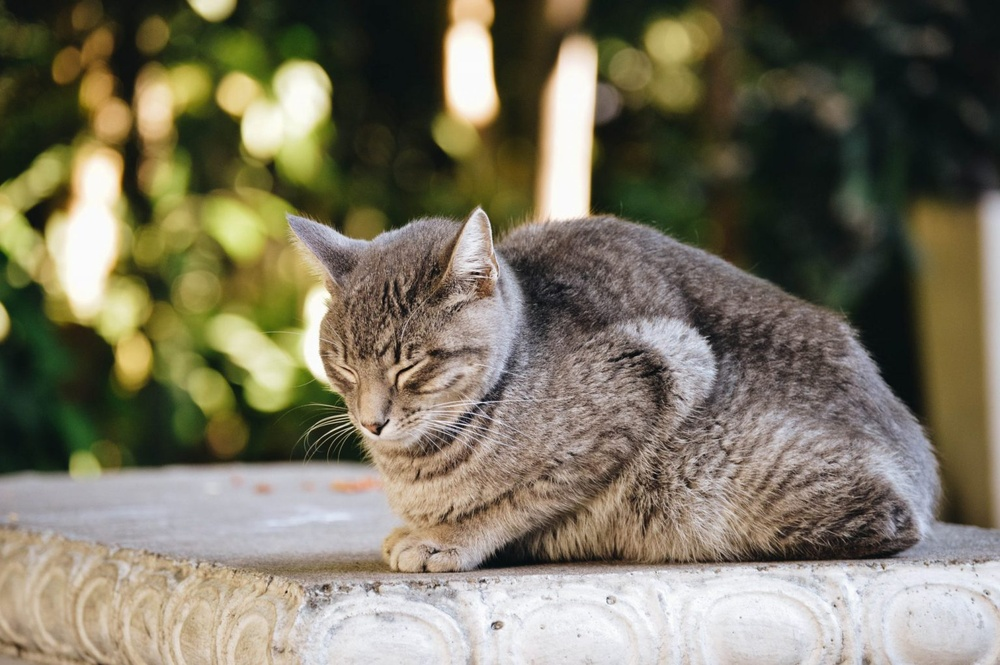
#> input picture 2020_0811_day7/image.jpg, 1000 x 665 px, shrunk from 1536 x 1022 before the run
$ python adaptive_thresholding.py --image image.jpg
#> lines starting #> are read from the running program, lines starting #| are printed output that depends on the picture; after the words box and inside, x2 and y2 are one past the last pixel; in counts of white or black regions, pixels touching at a corner belong together
# adaptive thresholding : 픽셀의 작은 이웃을 고려하여 최적의 T 값을 찾는 방법
# 픽셀 강도의 범위가 극적일때,
# T의 최적값이 이미지의 다른 부분에 따라 달라질 수 있는 경우 사용
import numpy as np
import argparse
import cv2

ap = argparse.ArgumentParser()
ap.add_argument("-i", "--image", required=True, help="Path to the image")
args = vars(ap.parse_args())

image = cv2.imread(args["image"])
#> image is the input picture: shape (665, 1000, 3); mean B, G, R 97.4, 116.9, 122.5
cv2.imshow("Original", image)

image = cv2.cvtColor(image, cv2.COLOR_BGR2GRAY)
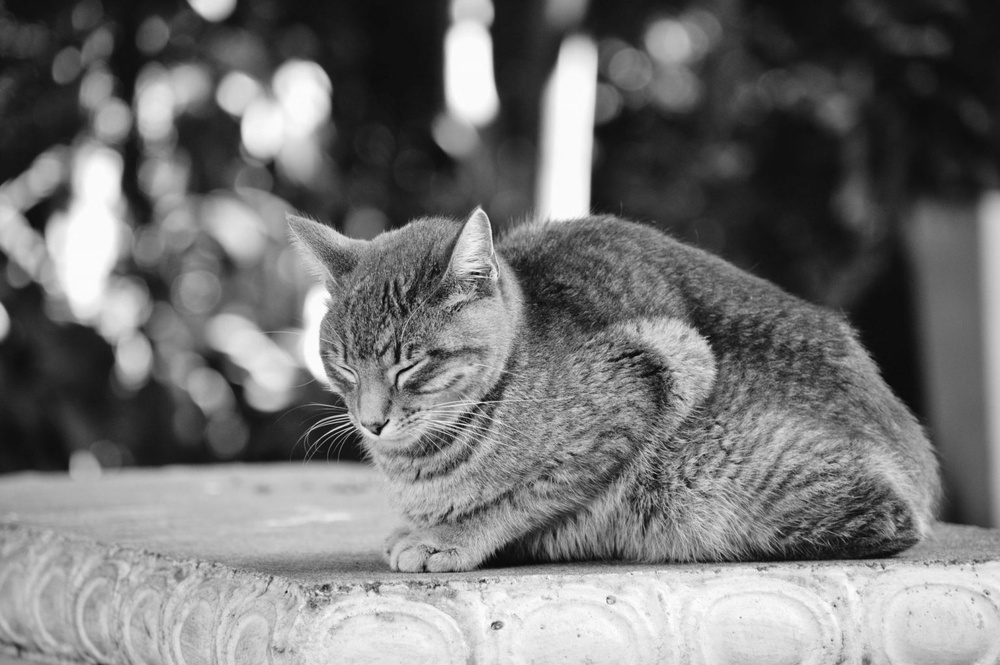
#> image: shape (665, 1000); min 7, max 255, mean 116.4
blurred = cv2.GaussianBlur(image, (5, 5), 0)
cv2.imshow("Image to Gray", image)

# 현재 픽셀 인접 영역에 대한 thresholding을 계산하는 Google의 방법
thresh = cv2.adaptiveThreshold(blurred, 255, cv2.ADAPTIVE_THRESH_MEAN_C,
                               cv2.THRESH_BINARY_INV, 11, 4)
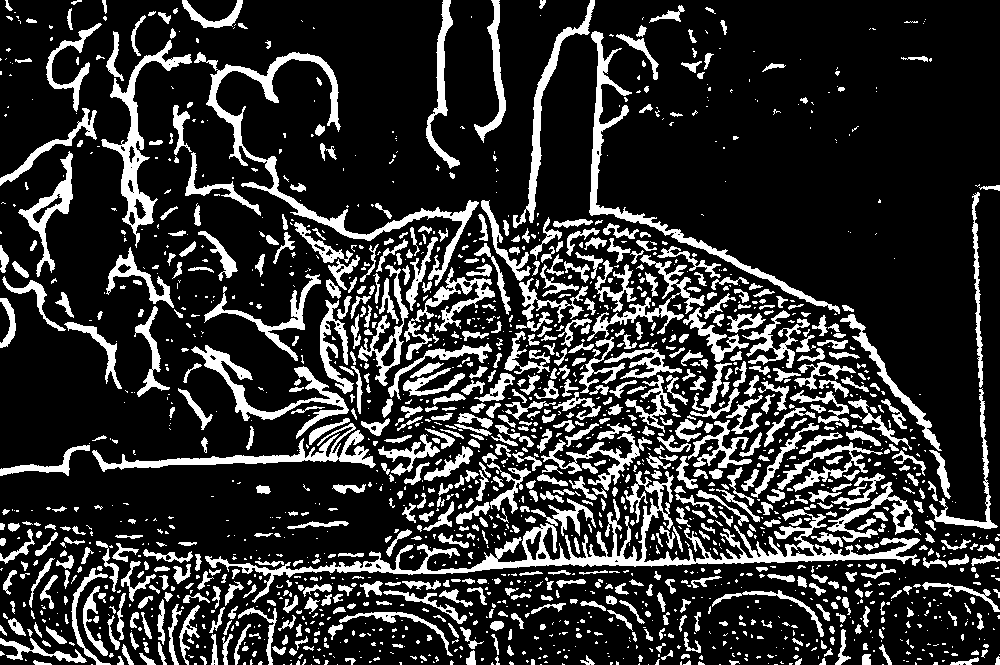
#> thresh: shape (665, 1000); 20% white; 1805 white regions (1061 under 20 px), largest, box (x1, y1, x2, y2) and area: (205, 471, 920, 603) 9731, (194, 52, 479, 286) 5150, (589, 31, 840, 314) 3479
cv2.imshow("Mean Thresh", thresh)

# 가우시안(가중 평균) thersholding을 적용
thresh = cv2.adaptiveThreshold(blurred, 255, cv2.ADAPTIVE_THRESH_GAUSSIAN_C,
                               cv2.THRESH_BINARY_INV, 15, 3)
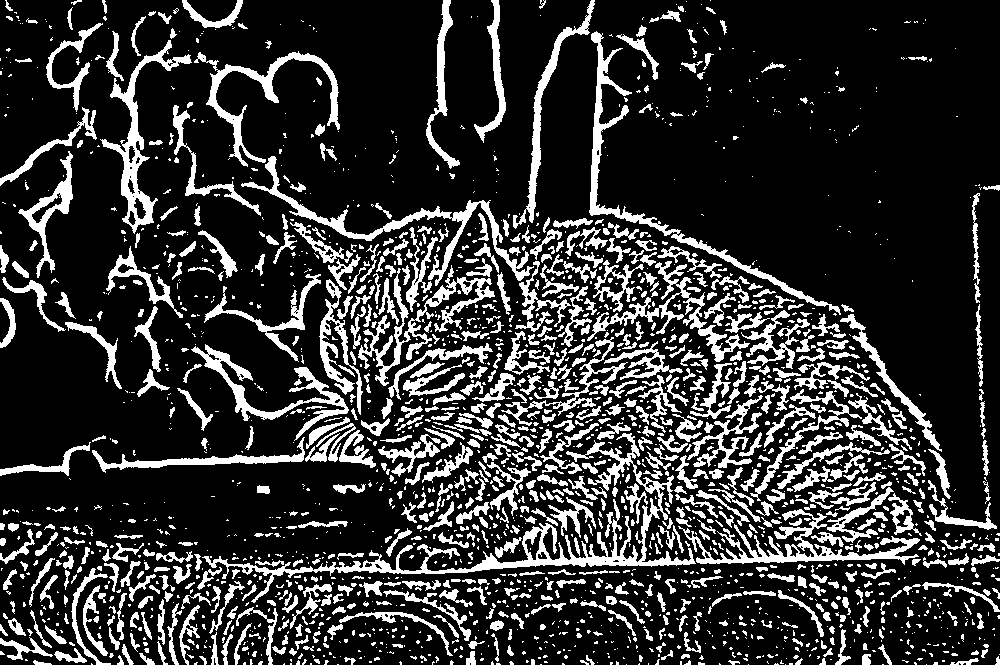
#> thresh: shape (665, 1000); 20% white; 2222 white regions (1437 under 20 px), largest, box (x1, y1, x2, y2) and area: (202, 433, 696, 603) 6774, (589, 31, 841, 315) 3354, (241, 156, 534, 286) 3174
cv2.imshow("Gaussian Thresh", thresh)
cv2.waitKey(0)
